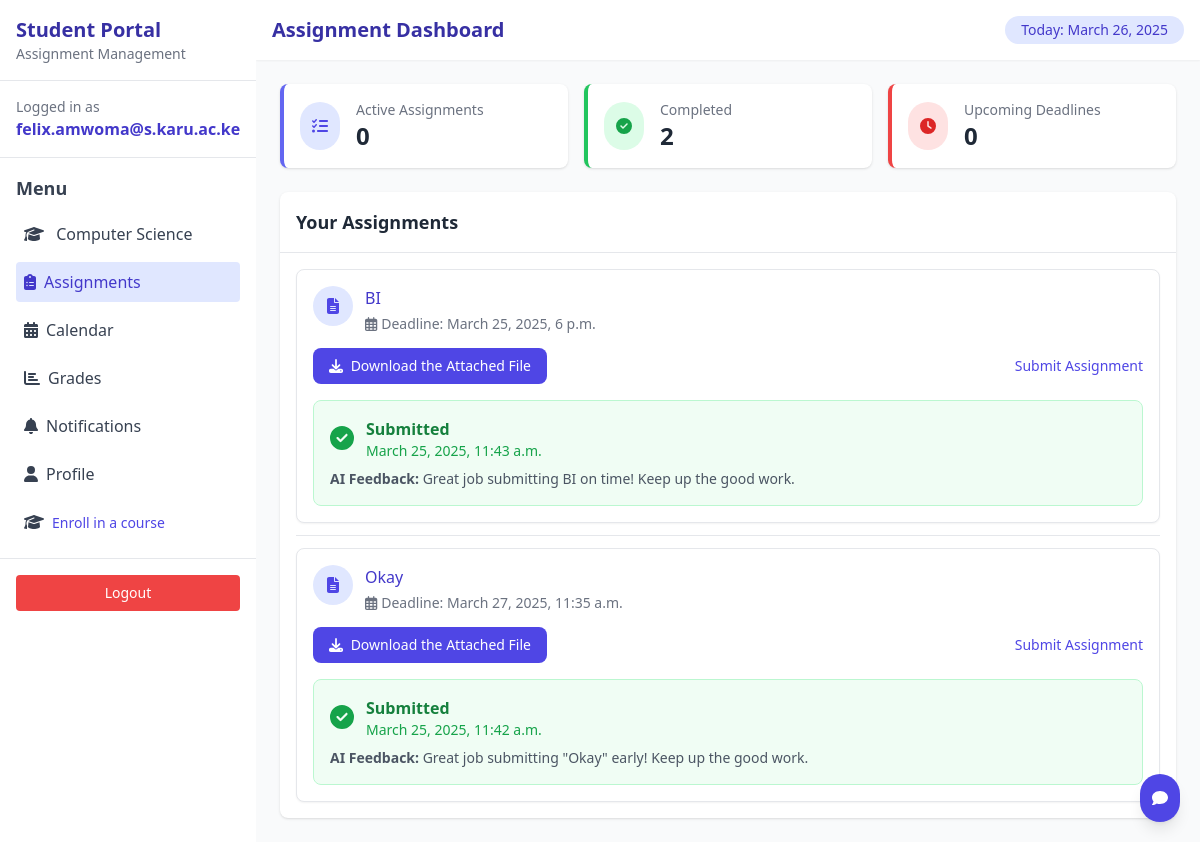
Page /assignments/ (signed in) on the earlier database version.
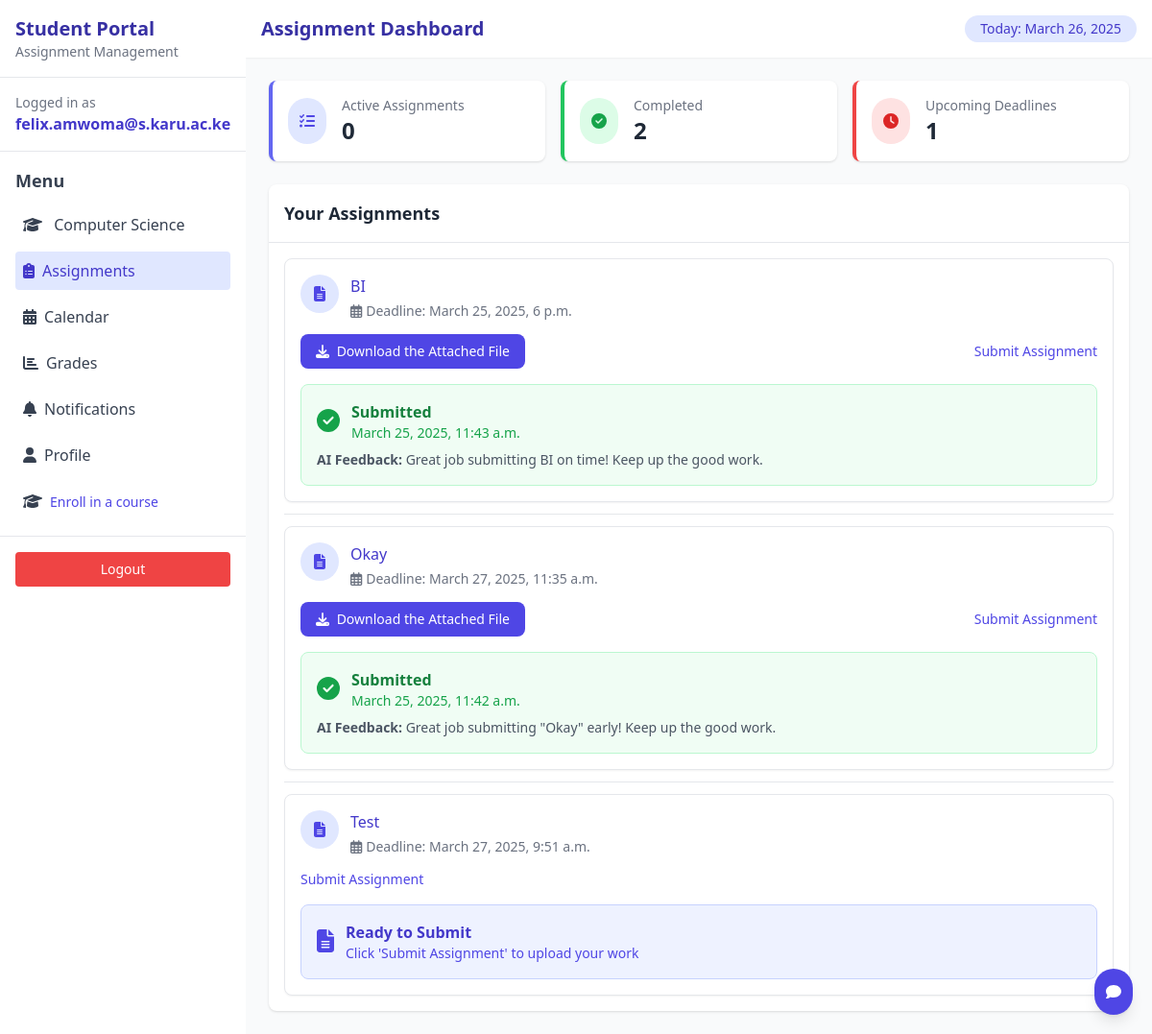
Same page on the later database version.
### students/models.py (models this page shows, shortened)
class Course(models.Model):
    name = models.CharField(max_length=255)
    description = models.TextField()
    max_units = models.IntegerField(default=7)
    students = models.ManyToManyField(User, through='Enrollment', related_name='enrolled_courses')

### submissions/models.py (models this page shows, shortened)
class Assignment(models.Model):
    title = models.CharField(max_length=200)
    description = models.TextField()
    deadline = models.DateTimeField()
    unit = models.ForeignKey(Unit, on_delete=models.CASCADE)
    attachment = models.FileField(upload_to=assignment_upload_path, null=True, blank=True)

class StudentSubmission(models.Model):
    student = models.ForeignKey(User, on_delete=models.CASCADE)
    assignment = models.ForeignKey(Assignment, on_delete=models.CASCADE)
    submitted_at = models.DateTimeField(null=True, blank=True)
    is_submitted = models.BooleanField(default=False)
    student_attachment = models.FileField(upload_to=assignment_upload_path_student, null=True, blank=True)
    class SubmissionStatus(models.TextChoices):
        NOT_STARTED = 'NS', 'Not Started'
        IN_PROGRESS = 'IP', 'In Progress'
        SUBMITTED_EARLY = 'SE', 'Submitted Early'
        SUBMITTED_ON_TIME = 'ST', 'Submitted On Time'
        LATE_SUBMISSION = 'LS', 'Late Submission'
    status = models.CharField(
        max_length=2,
        choices=SubmissionStatus.choices,
        default=SubmissionStatus.NOT_STARTED
    )
    ai_feedback = models.TextField(blank=True, null=True)

### reminders/views.py (the view)
# urls.py: path("assignments/", assignment_list, name="assignment_list"),
@login_required
def assignment_list(request):
    student = request.user
    enrollments = Enrollment.objects.filter(student=student)
    courses = [enrollment.course for enrollment in enrollments]  # List of courses
    units = Unit.objects.filter(course__in=courses)  # Get all units in the courses
    assignments = Assignment.objects.all()
    submissions = StudentSubmission.objects.filter(student=student)
    completed_assignments = sum(1 for sub in submissions if sub.is_submitted)
    unsubmitted_assignments = [assignment for assignment in assignments if not any(sub.assignment.id == assignment.id for sub in submissions)]
    now = timezone.now()
    assignments_deadline = Assignment.objects.filter(
        deadline__gte=now,
        deadline__lte=now + timezone.timedelta(days=7)
    ).exclude(id__in=[sub.assignment.id for sub in submissions if sub.is_submitted])
    return render(request, "assignment_list.html", {
        "assignments": assignments,
        "submissions": submissions,
        "completed_assignments": completed_assignments,
        "unsubmitted_assignments": unsubmitted_assignments,
        "assignments_deadline": assignments_deadline,
        "courses": courses,
        "units": units,  # Pass all units in those courses
    })

### reminders/templates/assignment_list.html (shortened to what the changed rows need)
{% load custom_filters %}
{% load static %}
<!DOCTYPE html>
<html lang="en">
<head>
    <script src="https://cdn.tailwindcss.com"></script>
</head>
<body class="bg-gradient-to-br from-blue-800 to-indigo-900 min-h-screen">
    <div class="flex h-screen">
        <div class="w-64 bg-white shadow-lg overflow-y-auto">
            <div class="p-4 border-b border-gray-200">
                <h1 class="text-xl font-bold text-indigo-800">Student Portal</h1>
            </div>
            <div class="p-4">
                <h2 class="text-lg font-semibold text-gray-700 mb-3">Menu</h2>
                <ul class="space-y-2">
                    <li>
                        <div class="p-2 text-gray-700 hover:bg-gray-100 rounded cursor-pointer">
                            <i class="fas fa-graduation-cap mr-2"></i>
                            {% for course in courses %}
                                <span class="font-medium">{{ course.name }}</span>
                            {% endfor %}
                        </div>
                    </li>
                </ul>
            </div>
        </div>
        <div class="flex-1 overflow-y-auto bg-gray-50">
            <div class="bg-white shadow-sm p-4 flex justify-between items-center">
                <h1 class="text-xl font-semibold text-indigo-800">Assignment Dashboard</h1>
            </div>
            <div class="p-6">
                <div class="grid grid-cols-1 md:grid-cols-3 gap-4 mb-6">
                    <div class="bg-white rounded-lg shadow p-4 border-l-4 border-red-500">
                        <div class="flex items-center">
                            <div>
                                <p class="text-sm text-gray-500">Upcoming Deadlines</p>
                                <p class="text-2xl font-bold text-gray-800">{{ assignments_deadline|length }}</p>
                            </div>
                        </div>
                    </div>
                </div>
                <div class="bg-white rounded-lg shadow">
                    <div class="p-4 border-b border-gray-200">
                        <h2 class="text-lg font-semibold text-gray-800">Your Assignments</h2>
                    </div>
                    <div class="p-4">
                        <ul class="divide-y divide-gray-200">
                            {% for assignment in assignments %}
                                <li class="py-3 {% if forloop.first %}pt-0{% endif %} {% if forloop.last %}pb-0{% endif %}">
                                    <div class="flex items-stretch bg-white rounded-lg shadow-sm border border-gray-200 overflow-hidden">
                                        <div class="flex-1 p-4">
                                            <div class="flex items-start mb-3">
                                                <div class="h-10 w-10 rounded-full bg-indigo-100 flex items-center justify-center mr-3">
                                                    <i class="fas fa-file-alt text-indigo-600"></i>
                                                </div>
                                                <div>
                                                    <h3 class="font-medium text-indigo-700">{{ assignment.title }}</h3>
                                                    <div class="text-sm text-gray-500 mt-1">
                                                        <span class="inline-flex items-center">
                                                            <i class="far fa-calendar-alt mr-1"></i> Deadline: {{ assignment.deadline }}
                                                        </span>
                                                    </div>
                                                </div>
                                            </div>
                                            <div class="flex justify-between items-center">
                                                {% if assignment.attachment %}
                                                    <a href="{{ assignment.attachment.url }}" download class="bg-indigo-600 text-white px-4 py-2 rounded-lg text-sm hover:bg-indigo-700 transition">
                                                        <i class="fas fa-download mr-1"></i> Download the Attached File
                                                    </a>
                                                {% endif %}
                                                <a href="{% url 'submit_assignment' assignment.id %}" class="text-indigo-600 hover:text-indigo-800 text-sm">
                                                    Submit Assignment
                                                </a>
                                            </div>
                                            {% for submission in submissions %}
                                                {% if submission.assignment.id == assignment.id %}
                                                    <div class="mt-4">
                                                        {% if submission.is_submitted %}
                                                            <div class="bg-green-50 border border-green-200 rounded-lg p-4">
                                                                <div class="flex items-center">
                                                                    <div class="text-green-600 mr-3">
                                                                        <i class="fas fa-check-circle text-2xl"></i>
                                                                    </div>
                                                                    <div>
                                                                        <p class="font-semibold text-green-700">Submitted</p>
                                                                        <p class="text-sm text-green-600">{{ submission.submitted_at }}</p>
                                                                    </div>
                                                                </div>
                                                                {% if submission.ai_feedback %}
                                                                    <div class="mt-2 text-sm text-gray-600">
                                                                        <strong>AI Feedback:</strong> {{ submission.ai_feedback }}
                                                                    </div>
                                                                {% endif %}
                                                            </div>
                                                        {% else %}
                                                            <div class="bg-indigo-50 border border-indigo-200 rounded-lg p-4">
                                                                <div class="flex items-center">
                                                                    <div class="text-indigo-600 mr-3">
                                                                        <i class="fas fa-file-alt text-2xl"></i>
                                                                    </div>
                                                                    <div>
                                                                        <h3 class="font-semibold text-indigo-700">Ready to Submit</h3>
                                                                        <p class="text-sm text-indigo-600">
                                                                            Click 'Submit Assignment' to upload your work
                                                                        </p>
                                                                    </div>
                                                                </div>
                                                            </div>
                                                        {% endif %}
                                                    </div>
                                                {% endif %}
                                            {% endfor %}
                                        </div>
                                    </div>
                                </li>
                            {% endfor %}
                        </ul>
                    </div>
                </div>
            </div>
        </div>
    </div>
</body>
</html>

Differences in the rows shown:
added Assignment: title "Test", deadline "March 27, 2025, 9:51 a.m."
added StudentSubmission: is_submitted False (drawn), shows "Click 'Submit Assignment' to upload your work", shown under "Test"
Other differences:
{{ assignments_deadline|length }}: "0" → "1"
